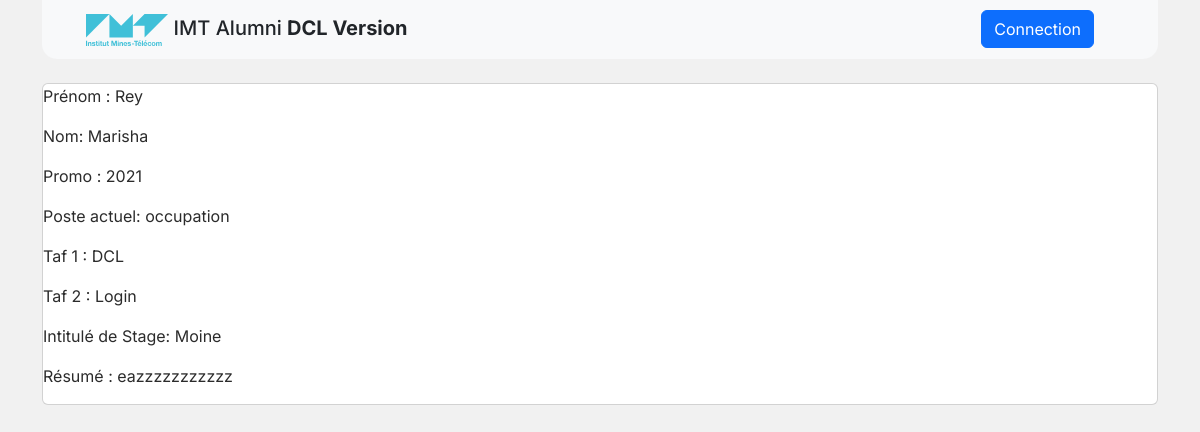
The page /detail/student?id=4 on the database its author committed.
### database/models.py (models this page shows)
class User(db.Model):
    __tablename__ = "User"
    id = db.Column(db.Integer, primary_key=True)
    name = db.Column(db.Text)
    first_name = db.Column(db.Text)
    nationality = db.Column(db.Text)
    birth_date = db.Column(db.DateTime)
    taf1 = db.Column(db.Integer, db.ForeignKey('Taf.id'))
    taf2 = db.Column(db.Integer, db.ForeignKey('Taf.id'))
    stage = db.Column(db.Integer, db.ForeignKey('Stage.id'))
    promo = db.Column(db.Integer, db.ForeignKey('Promo.id'))
    occupation= db.Column(db.Text)
    role= db.Column(db.Text)

class Promo(db.Model):
    __tablename__ = "Promo"
    id = db.Column(db.Integer, primary_key=True)
    annee = db.Column(db.Integer)

class Taf(db.Model):
    __tablename__ = "Taf"
    id = db.Column(db.Integer, primary_key=True)
    name = db.Column(db.Text)
    director = db.Column(db.Text)

class Stage(db.Model):
    __tablename__ = "Stage"
    id = db.Column(db.Integer, primary_key=True)
    title = db.Column(db.Text)
    date_start = db.Column(db.DateTime)
    date_end = db.Column(db.DateTime)
    resume = db.Column(db.Text)
    rapport = db.Column(db.Text)
    tutor = db.Column(db.Integer, db.ForeignKey('Tutor.id'))
    enterprise = db.Column(db.Integer, db.ForeignKey('Organisation.id'))

### app.py (the view)
@app.route("/detail/student")
def detailed_student():
    id = request.args.get('id', default='*', type=int)
    student = User.query.filter(User.id==id)[0]
    print(student.name)
    taf1 = Taf.query.filter(Taf.id==student.taf1)[0]
    taf2 = Taf.query.filter(Taf.id==student.taf2)[0]
    stage = Stage.query.filter(Stage.id== student.stage)[0]
    promo = Promo.query.filter(Promo.id==student.promo)[0]
    occupations = Occupation.query.filter(Occupation.id_user==student.id)
    return render_template("detailedStudent.html.jinja2", student=student, taf1=taf1, taf2=taf2, stage=stage, promo=promo, occupations=occupations)

### templates/detailedStudent.html.jinja2 (shortened to what this page needs)
{% extends "layout.html.jinja2" %}
{% block body %}
<div class="container">
<div class="card"
<p>Prénom : {{ student.first_name }} </p>
<p>Nom: {{ student.name }}</p>
    <p>Promo : {{ promo.annee }}</p>
<p>Poste actuel: {{ student.occupation }}</p>
<p>Taf 1 : {{ taf1.name }}</p>
<p>Taf 2 : {{ taf2.name }}</p>
<p>Intitulé de Stage: {{ stage.title }}</p>
<p>Résumé : {{ stage.resume }}</p>
{% endblock %}

### static/css/style.css (style rules this page uses)
html body { font-family: 'Inter', sans-serif !important; color: #2b2b2b !important; }
.card { transition: all 0.2s ease; border-radius: 17px; }

### rows shown on the page
User: first_name "Rey", name "Marisha", occupation "occupation"
Promo: annee "2021"
Taf: name "DCL"
Taf: name "Login"
Stage: title "Moine", resume "eazzzzzzzzzzz"
